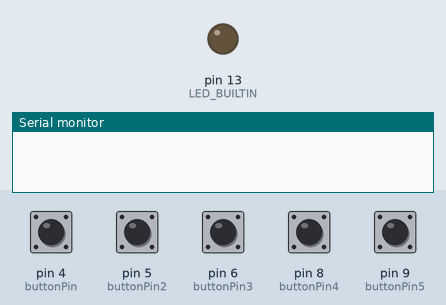
Simulated run of this sketch. Board: Arduino Uno, built with avr-gcc and run on an emulated ATmega328P. Shown: output pins drawn as LEDs (lit = HIGH), the last lines printed to the serial monitor. The test bench sets the inputs (shaded band); at power-on: pin 4 (buttonPin), pin 5 (buttonPin2), pin 6 (buttonPin3), pin 8 (buttonPin4), pin 9 (buttonPin5) HIGH.

Above: at 3.2 s.
3.3 s: pin 4 (buttonPin) pulled LOW for 0.15 s
At 3.4 s:
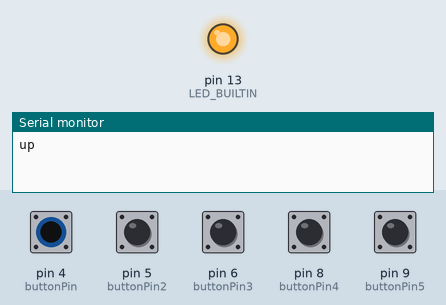
5.0 s: pin 5 (buttonPin2) pulled LOW for 0.15 s
At 5.7 s:
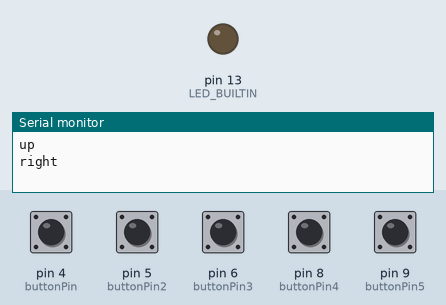
6.6 s: pin 6 (buttonPin3) pulled LOW for 0.15 s
At 6.7 s:
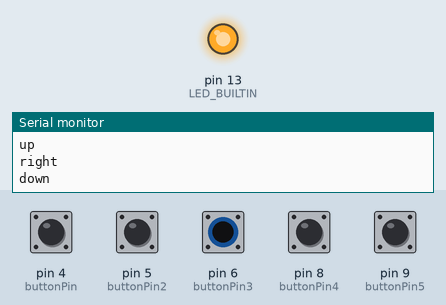
8.2 s: pin 8 (buttonPin4) pulled LOW for 0.15 s
At 9.4 s:
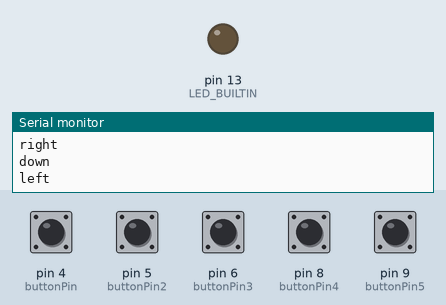
9.8 s: pin 9 (buttonPin5) pulled LOW for 0.15 s
At 9.9 s:
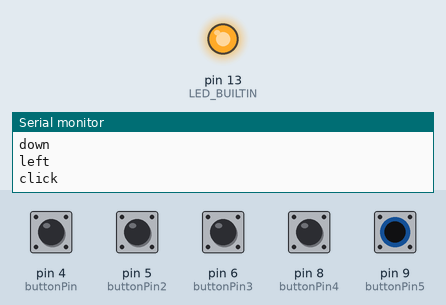
Timing chart, 0 to 12.4 s (numbered marks = the images above; inputs shaded):
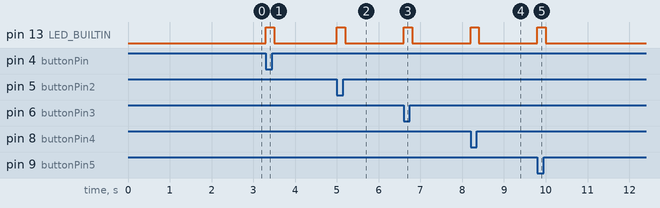

The sketch:

pushbutton.ino
```cpp
int buttonPin = 4;
int buttonPin2 = 5;
int buttonPin3 = 6;
int buttonPin4 = 8;
int buttonPin5 = 9;
int buttonState = HIGH;
int buttonState2 = HIGH;
int buttonState3 = HIGH;
int buttonState4 = HIGH;
int buttonState5 = HIGH;

void setup() {
  pinMode(buttonPin, INPUT_PULLUP);
  pinMode(buttonPin2, INPUT_PULLUP);
  pinMode(buttonPin3, INPUT_PULLUP);
  pinMode(buttonPin4, INPUT_PULLUP);
  pinMode(buttonPin5, INPUT_PULLUP);
  Serial.begin(9600);
  pinMode(LED_BUILTIN, OUTPUT);
  delay(2000);
}

void loop() {
  digitalWrite(LED_BUILTIN, LOW);
  buttonState = digitalRead(buttonPin);
  buttonState2 = digitalRead(buttonPin2);
  buttonState3 = digitalRead(buttonPin3);
  buttonState4 = digitalRead(buttonPin4);
  buttonState5 = digitalRead(buttonPin5);
  if (buttonState == LOW) {
    Serial.println("up");
    digitalWrite(LED_BUILTIN, HIGH);
    delay(200);
  }
  else if (buttonState2 == LOW) {
    Serial.println("right");
    digitalWrite(LED_BUILTIN, HIGH);
    delay(200);

  }
  else if (buttonState3 == LOW) {
    Serial.println("down");
    digitalWrite(LED_BUILTIN, HIGH);
    delay(200);
  }
  else if (buttonState4 == LOW) {
    Serial.println("left");
    digitalWrite(LED_BUILTIN, HIGH);
    delay(200);
  } else if (buttonState5 == LOW) {
    Serial.println("click");
    digitalWrite(LED_BUILTIN, HIGH);
    delay(200);
  }
}
```

Measured:
- after the input at 3.3 s, pin 13 (LED_BUILTIN): LOW → HIGH at once, → LOW 0.20 s later
- after the input at 5.0 s, pin 13 (LED_BUILTIN): LOW → HIGH at once, → LOW 0.20 s later
- after the input at 6.6 s, pin 13 (LED_BUILTIN): LOW → HIGH at once, → LOW 0.20 s later
- after the input at 8.2 s, pin 13 (LED_BUILTIN): LOW → HIGH at once, → LOW 0.20 s later
- after the input at 9.8 s, pin 13 (LED_BUILTIN): LOW → HIGH at once, → LOW 0.20 s later
